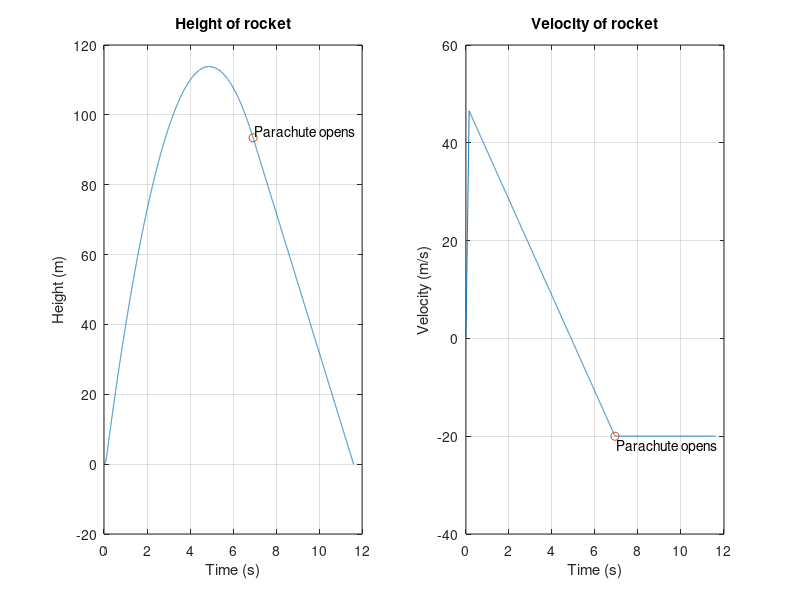

The MATLAB source for this figure:
% rocket.m
% Script to calculate and plot the speed and altitude of a rocket 
%
% Craig Warren, 24/10/2010

% Variable dictionary
% g         Acceleration due to gravity (m/s^2)
% m         Mass of the rocket (kg)
% eng_F     Force delivered by rocket engine (N)
% eng_t     Time that rocket engine is on for (s)
% chute_v   Velocity that parachute opens at (m/s)
% dt        Time step (s)
% n         Time index
% t,v,h     Time, velocity and height vectors
% a         Acceleration of rocket (m/s^2)

clear all;  % Clear the workspace
clc;  % Clear the command window

% Define constants
g = 9.81;
m = 0.05;
eng_F = 16;
eng_t = 0.15;
chute_v = -20;
dt = 0.001;

% Set initial t,v,h values
t0 = 0; v0 = 0; h0 = 0;
n = 1;
t(n) = t0; v(n) = v0; h(n) = h0;


% Segment 1 - Engine on
a1 = (eng_F - m*g) / m;
while t(n) < eng_t
    n = n + 1;
    t(n) = t(n-1) + dt;
    v(n) = v0 + a1*t(n);
    h(n) = h0 + v0*t(n) + 0.5*a1*t(n)^2;
end
t1 = t(n); v1 = v(n); h1 = h(n);

% Segment 2 - Engine off until chute opens
while v(n) >= chute_v
    n = n + 1;
    t(n) = t(n-1) + dt;
    v(n) = v1 - g*(t(n) - t1);
    h(n) = h1 + v1*(t(n) - t1) - 0.5*g*(t(n) - t1)^2;
end
t2 = t(n); v2 = v(n); h2 = h(n);

% Segment 3 - Chute opens until rockets hits ground
while h(n) > 0 
    n = n + 1;
    t(n) = t(n-1) + dt;
    v(n) = chute_v;
    h(n) = h2 + chute_v*(t(n) - t2);
end

% Plot time, height and time, velocity
subplot(1,2,1)
plot(t,h,t2,h2,'o'), grid on, xlabel('Time (s)'), ...
    ylabel('Height (m)'), title('Height of rocket')
text(7,95,'Parachute opens')
subplot(1,2,2)
plot(t,v,t2,v2,'o'), grid on, xlabel('Time (s)'), ...
    ylabel('Velocity (m/s)'), title('Velocity of rocket')
text(7,-22,'Parachute opens')


